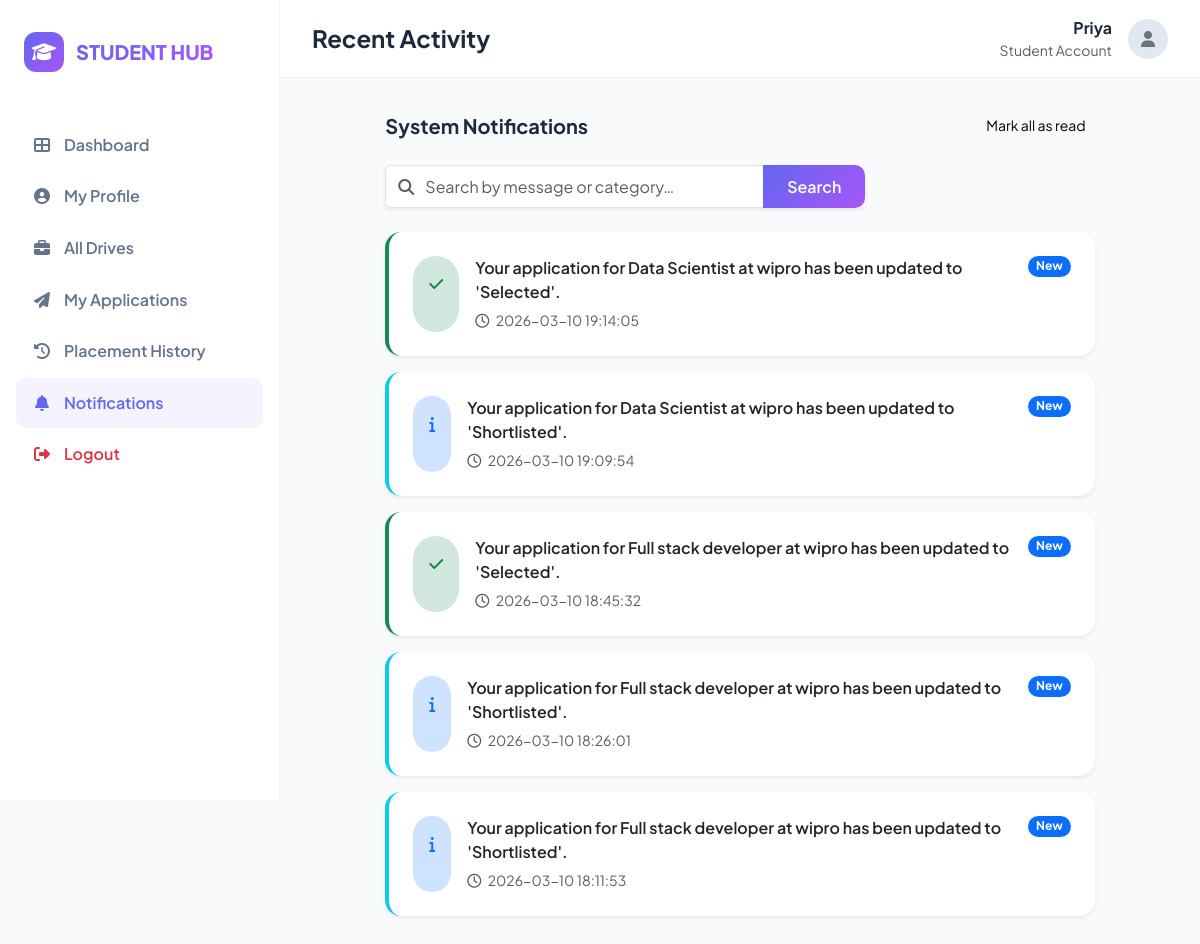
/student/notifications (signed in), run on the app's committed database.
### models/student_profile.py (models this page shows, shortened)
class StudentProfile(db.Model):
    __tablename__ = "student_profiles"
    id = db.Column(db.Integer, primary_key=True)
    account_id = db.Column(db.Integer, db.ForeignKey("accounts.id"), unique=True, nullable=False)
    full_name = db.Column(db.String(255), nullable=False)
    university_register_number = db.Column(db.String(100), unique=True, nullable=False)
    gender_code = db.Column(db.String(20), nullable=True)
    date_of_birth = db.Column(db.Date, nullable=True)
    institutional_email = db.Column(db.String(255), unique=True, nullable=False)
    personal_email = db.Column(db.String(255), nullable=True)
    primary_phone = db.Column(db.String(20), nullable=False)
    secondary_phone = db.Column(db.String(20), nullable=True)
    skills = db.Column(db.String(500), nullable=True)
    cv_filename = db.Column(db.String(255), nullable=True)

### models/notification.py (models this page shows, shortened)
class Notification(db.Model):
    __tablename__ = "notifications"
    id = db.Column(db.Integer, primary_key=True)
    student_id = db.Column(db.Integer, db.ForeignKey("student_profiles.id"), nullable=False)
    message = db.Column(db.String(500), nullable=False)
    category = db.Column(
        db.Enum(NotificationType),
        nullable=False,
        default=NotificationType.INFO
    )
    is_read = db.Column(db.Boolean, default=False)
    created_at = db.Column(db.DateTime, nullable=False, default=datetime.utcnow)
    student = db.relationship("StudentProfile", backref=db.backref("notifications", lazy=True))

### routes/engagement_routes.py (the view, shortened to what this page needs)
@student_bp.route("/notifications", endpoint="notifications")
@active_account_required
def check_system_alerts():
    profile = get_current_student_profile()
    student_name = profile.full_name if profile else "Student User"
    search_query = request.args.get('search', '').strip()
    notifications_list = []
    if profile:
        query = Notification.query.filter_by(student_id=profile.id)
        notifications_list = query.order_by(Notification.created_at.desc()).all()
    return render_template("student/notifications.html", student_name=student_name,
                           notifications=notifications_list, search_query=search_query)

### routes/engagement_routes.py (called while the page is built)
@student_bp.before_request
def student_required():
    if session.get("role") != "student":
        return redirect(url_for("auth.student_login"))

### utils/helpers.py (called while the page is built)
def get_current_student_profile():
    if 'current_student_profile' not in g:
        account_id = session.get("account_id")
        if account_id:
            g.current_student_profile = StudentProfile.query.filter_by(account_id=account_id).first()
        else:
            g.current_student_profile = None
    return g.current_student_profile

### templates/student/notifications.html (shortened to what this page needs)
{% extends 'base_student.html' %}
{% block page_title %}Recent Activity{% endblock %}
{% block content %}
<div class="row justify-content-center">
    <div class="col-lg-10">
        <div class="d-flex justify-content-between align-items-center mb-4">
            <h5 class="fw-bold mb-0">System Notifications</h5>
            <button class="btn btn-sm btn-light rounded-pill" onclick="markAllRead()">Mark all as read</button>
        </div>
        <div class="mb-4">
            <form action="{{ url_for('student.notifications') }}" method="GET" class="input-group shadow-sm"
                style="max-width: 480px;">
                <span class="input-group-text bg-white border-end-0">
                    <i class="fas fa-search text-muted"></i>
                </span>
                <input type="text" name="search" class="form-control border-start-0 ps-0"
                    placeholder="Search by message or category…" autocomplete="off" value="{{ search_query }}">
                <button class="btn btn-primary-custom px-4" type="submit">Search</button>
            </form>
        </div>
        <div id="notifications-container">
            {% if notifications %}
            <div id="notifications-list" class="d-flex flex-column gap-3">
                {% for n in notifications %}
                <div
                    class="card border-0 shadow-sm p-4 {{ 'opacity-75' if n.is_read else 'border-start border-4 ' ~ ('border-success' if n.category.name == 'SUCCESS' else ('border-danger' if n.category.name == 'WARNING' else 'border-info')) }}">
                    <div class="d-flex justify-content-between align-items-start">
                        <div class="d-flex gap-3">
                            <div
                                class="bg-{{ 'success' if n.category.name == 'SUCCESS' else ('danger' if n.category.name == 'WARNING' else 'primary') }}-subtle p-3 rounded-pill">
                                <i
                                    class="fas {{ 'fa-check' if n.category.name == 'SUCCESS' else ('fa-times' if n.category.name == 'WARNING' else 'fa-info') }} text-{{ 'success' if n.category.name == 'SUCCESS' else ('danger' if n.category.name == 'WARNING' else 'primary') }}"></i>
                            </div>
                            <div>
                                <p class="mb-1 fw-600">{{ n.message | safe }}</p>
                                <small class="text-muted"><i class="far fa-clock me-1"></i>
                                    {% if n.created_at %}
                                    {{ n.created_at.strftime('%Y-%m-%d %H:%M:%S') }}
                                    {% else %}
                                    Time not available
                                    {% endif %}
                                </small>
                            </div>
                        </div>
                        {% if not n.is_read %}
                        <span class="badge bg-primary rounded-pill">New</span>
                        {% endif %}
                    </div>
                </div>
                {% endfor %}
            </div>
            {% endif %}
        </div>
    </div>
</div>
{% endblock %}

### templates/base_student.html (shortened to what this page needs)
<!DOCTYPE html>
<html lang="en">
<head>
    <link href="https://cdn.jsdelivr.net/npm/bootstrap@5.3.0/dist/css/bootstrap.min.css" rel="stylesheet">
    <link href="https://cdnjs.cloudflare.com/ajax/libs/font-awesome/6.4.0/css/all.min.css" rel="stylesheet">
</head>
<body>
<nav id="sidebar">
        <div class="sidebar-brand">
            <div class="brand-logo"><i class="fas fa-graduation-cap"></i></div>
            <span class="brand-name">STUDENT HUB</span>
        </div>
        <div class="sidebar-menu">
            <a href="{{ url_for('student.dashboard') }}"
                class="nav-link {% if request.endpoint == 'student.dashboard' %}active{% endif %}">
                <i class="fas fa-th-large"></i> <span>Dashboard</span>
            </a>
            <a href="{{ url_for('student.profile') }}"
                class="nav-link {% if request.endpoint == 'student.profile' %}active{% endif %}">
                <i class="fas fa-user-circle"></i> <span>My Profile</span>
            </a>
<a href="{{ url_for('student.placements') }}"
                class="nav-link {% if request.endpoint == 'student.placements' %}active{% endif %}">
                <i class="fas fa-briefcase"></i> <span>All Drives</span>
            </a>
<a href="{{ url_for('student.applications') }}"
                class="nav-link {% if request.endpoint == 'student.applications' %}active{% endif %}">
                <i class="fas fa-paper-plane"></i> <span>My Applications</span>
            </a>
            <a href="{{ url_for('student.history') }}"
                class="nav-link {% if request.endpoint == 'student.history' %}active{% endif %}">
                <i class="fas fa-history"></i> <span>Placement History</span>
            </a>
            <a href="{{ url_for('student.notifications') }}"
                class="nav-link {% if request.endpoint == 'student.notifications' %}active{% endif %}">
                <i class="fas fa-bell"></i> <span>Notifications</span>
            </a>
<a href="{{ url_for('auth.logout') }}" class="nav-link text-danger">
                <i class="fas fa-sign-out-alt"></i> <span>Logout</span>
            </a>
        </div>
    </nav>
<main id="main-content">
        <div class="top-navbar">
            <h4 class="fw-bold mb-0">{% block page_title %}Dashboard{% endblock %}</h4>
            <div class="dropdown">
                <div class="d-flex align-items-center gap-3" role="button" data-bs-toggle="dropdown"
                    aria-expanded="false" style="cursor: pointer;">
                    <div class="text-end d-none d-md-block">
                        <p class="mb-0 fw-bold">{{ student_name if student_name else 'Student User' }}</p>
                        <p class="mb-0 text-muted small">Student Account</p>
                    </div>
                    <div
                        style="width: 40px; height: 40px; background: #e2e8f0; border-radius: 50%; display: flex; align-items: center; justify-content: center;">
                        <i class="fas fa-user text-secondary"></i>
                    </div>
                </div>
            </div>
        </div>
        {% block content %}{% endblock %}
    </main>
</body>
</html>

### templates/base_student.html (style rules this page uses)
:root { --sidebar-width: 280px; --primary-gradient: linear-gradient(135deg, #6366f1 0%, #a855f7 100%); --sidebar-bg: #ffffff; --sidebar-text: #64748b; --sidebar-active-bg: #f5f3ff; --sidebar-active-text: #6366f1; --content-bg: #f8fafc; }
body { font-family: 'Plus Jakarta Sans', sans-serif; background-color: var(--content-bg); color: #1e293b; min-height: 100vh; }
#sidebar { width: var(--sidebar-width); height: 100vh; position: fixed; left: 0; top: 0; background: var(--sidebar-bg); border-right: 1px solid rgba(0, 0, 0, 0.05); z-index: 1000; display: flex; flex-direction: column; }
.sidebar-brand { padding: 2rem 1.5rem; display: flex; align-items: center; gap: 12px; }
.brand-logo { width: 40px; height: 40px; background: var(--primary-gradient); border-radius: 12px; display: flex; align-items: center; justify-content: center; color: white; font-size: 1.2rem; }
.brand-name { font-weight: 800; font-size: 1.25rem; background: var(--primary-gradient); -webkit-background-clip: text; background-clip: text; -webkit-text-fill-color: transparent; }
.sidebar-menu { padding: 1rem; flex-grow: 1; overflow-y: auto; }
.nav-link { display: flex; align-items: center; gap: 12px; padding: 0.8rem 1rem; color: var(--sidebar-text); font-weight: 600; border-radius: 10px; transition: all 0.2s; margin-bottom: 2px; text-decoration: none; }
.nav-link.active { background: var(--sidebar-active-bg); color: var(--sidebar-active-text); }
.nav-link i { width: 20px; text-align: center; }
#main-content { margin-left: var(--sidebar-width); padding: 2rem; }
.top-navbar { background: white; padding: 1rem 2rem; margin: -2rem -2rem 2rem -2rem; border-bottom: 1px solid rgba(0, 0, 0, 0.05); display: flex; justify-content: space-between; align-items: center; }
.card { border: none; border-radius: 16px; box-shadow: 0 4px 6px -1px rgba(0, 0, 0, 0.05); }
.btn-primary-custom { background: var(--primary-gradient); border: none; color: white; padding: 0.6rem 1.5rem; border-radius: 10px; font-weight: 600; }

### templates/student/notifications.html (style rules this page uses)
.fw-600 { font-weight: 600; }
.text-danger { color: #dc2626; }
.bg-primary-subtle { background-color: #eef2ff; }
.bg-success-subtle { background-color: #f0fdf4; }

### data on the page
StudentProfile: full_name "Priya"
Notification: message "Your application for Data Scientist at wipro has been updated to 'Selected'.", created_at "2026-03-10 19:14:05", is_read "New"
Notification: message "Your application for Data Scientist at wipro has been updated to 'Shortlisted'.", created_at "2026-03-10 19:09:54", is_read "New"
Notification: message "Your application for Full stack developer at wipro has been updated to 'Selected'.", created_at "2026-03-10 18:45:32", is_read "New"
Notification: message "Your application for Full stack developer at wipro has been updated to 'Shortlisted'.", created_at "2026-03-10 18:26:01", is_read "New"
Notification: message "Your application for Full stack developer at wipro has been updated to 'Shortlisted'.", created_at "2026-03-10 18:11:53", is_read "New"
